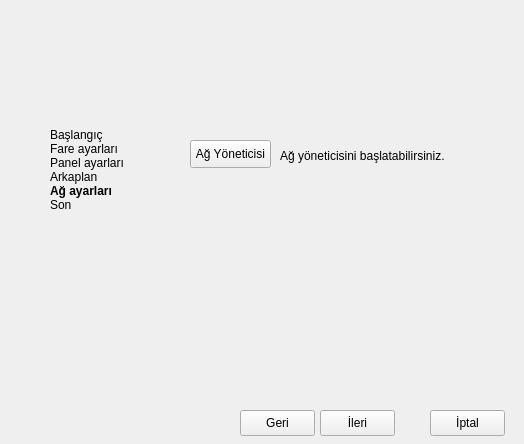
<ui version="4.0" >
 <class>NetworkWindow</class>
 <widget class="QMainWindow" name="NetworkWindow" >
  <property name="geometry" >
   <rect>
    <x>0</x>
    <y>0</y>
    <width>524</width>
    <height>444</height>
   </rect>
  </property>
  <property name="minimumSize" >
   <size>
    <width>524</width>
    <height>444</height>
   </size>
  </property>
  <property name="maximumSize" >
   <size>
    <width>524</width>
    <height>444</height>
   </size>
  </property>
  <property name="windowTitle" >
   <string>Ağ Ayarları - Anatolya Bey</string>
  </property>
  <property name="windowIcon" >
   <iconset resource="../../icons/startericons.qrc" >:/icon/icon.png</iconset>
  </property>
  <property name="styleSheet" >
   <string>QMainWindow {background-image: url(:/beyimage/beyimage.png);}</string>
  </property>
  <widget class="QWidget" name="centralwidget" >
   <widget class="QPushButton" name="backButton" >
    <property name="enabled" >
     <bool>true</bool>
    </property>
    <property name="geometry" >
     <rect>
      <x>240</x>
      <y>410</y>
      <width>75</width>
      <height>26</height>
     </rect>
    </property>
    <property name="text" >
     <string>Geri</string>
    </property>
    <property name="icon" >
     <iconset resource="../../icons/startericons.qrc" >:/go-previous/go-previous.png</iconset>
    </property>
   </widget>
   <widget class="QPushButton" name="nextButton" >
    <property name="geometry" >
     <rect>
      <x>320</x>
      <y>410</y>
      <width>75</width>
      <height>26</height>
     </rect>
    </property>
    <property name="text" >
     <string>İleri</string>
    </property>
    <property name="icon" >
     <iconset resource="../../icons/startericons.qrc" >:/go-next/go-next.png</iconset>
    </property>
   </widget>
   <widget class="QPushButton" name="cancelButton" >
    <property name="geometry" >
     <rect>
      <x>430</x>
      <y>410</y>
      <width>75</width>
      <height>26</height>
     </rect>
    </property>
    <property name="text" >
     <string>İptal</string>
    </property>
    <property name="icon" >
     <iconset resource="../../icons/startericons.qrc" >:/exit-button/application-exit.png</iconset>
    </property>
   </widget>
   <widget class="QLabel" name="basementsLabel" >
    <property name="geometry" >
     <rect>
      <x>50</x>
      <y>110</y>
      <width>81</width>
      <height>121</height>
     </rect>
    </property>
    <property name="text" >
     <string>&lt;!DOCTYPE HTML PUBLIC "-//W3C//DTD HTML 4.0//EN" "http://www.w3.org/TR/REC-html40/strict.dtd">
&lt;html>&lt;head>&lt;meta name="qrichtext" content="1" />&lt;style type="text/css">
p, li { white-space: pre-wrap; }
&lt;/style>&lt;/head>&lt;body style=" font-family:'Sans Serif'; font-size:9pt; font-weight:400; font-style:normal;">
&lt;p style=" margin-top:0px; margin-bottom:0px; margin-left:0px; margin-right:0px; -qt-block-indent:0; text-indent:0px;">Başlangıç&lt;/p>
&lt;p style=" margin-top:0px; margin-bottom:0px; margin-left:0px; margin-right:0px; -qt-block-indent:0; text-indent:0px;">Fare ayarları&lt;/p>
&lt;p style=" margin-top:0px; margin-bottom:0px; margin-left:0px; margin-right:0px; -qt-block-indent:0; text-indent:0px;">Panel ayarları&lt;/p>
&lt;p style=" margin-top:0px; margin-bottom:0px; margin-left:0px; margin-right:0px; -qt-block-indent:0; text-indent:0px;">Arkaplan&lt;/p>
&lt;p style=" margin-top:0px; margin-bottom:0px; margin-left:0px; margin-right:0px; -qt-block-indent:0; text-indent:0px;">&lt;span style=" font-weight:600;">Ağ ayarları&lt;/span>&lt;/p>
&lt;p style=" margin-top:0px; margin-bottom:0px; margin-left:0px; margin-right:0px; -qt-block-indent:0; text-indent:0px;">Son&lt;/p>&lt;/body>&lt;/html></string>
    </property>
   </widget>
   <widget class="QLabel" name="label_2" >
    <property name="geometry" >
     <rect>
      <x>240</x>
      <y>190</y>
      <width>181</width>
      <height>171</height>
     </rect>
    </property>
    <property name="text" >
     <string/>
    </property>
    <property name="pixmap" >
     <pixmap resource="../../icons/startericons.qrc" >:/icon/penguen.png</pixmap>
    </property>
   </widget>
   <widget class="QPushButton" name="openNetworkButton" >
    <property name="geometry" >
     <rect>
      <x>190</x>
      <y>140</y>
      <width>81</width>
      <height>28</height>
     </rect>
    </property>
    <property name="text" >
     <string>Ağ Yöneticisi</string>
    </property>
   </widget>
   <widget class="QLabel" name="label" >
    <property name="geometry" >
     <rect>
      <x>280</x>
      <y>140</y>
      <width>181</width>
      <height>31</height>
     </rect>
    </property>
    <property name="text" >
     <string>Ağ yöneticisini başlatabilirsiniz.</string>
    </property>
   </widget>
  </widget>
 </widget>
 <resources>
  <include location="../../icons/startericons.qrc" />
 </resources>
 <connections/>
</ui>
